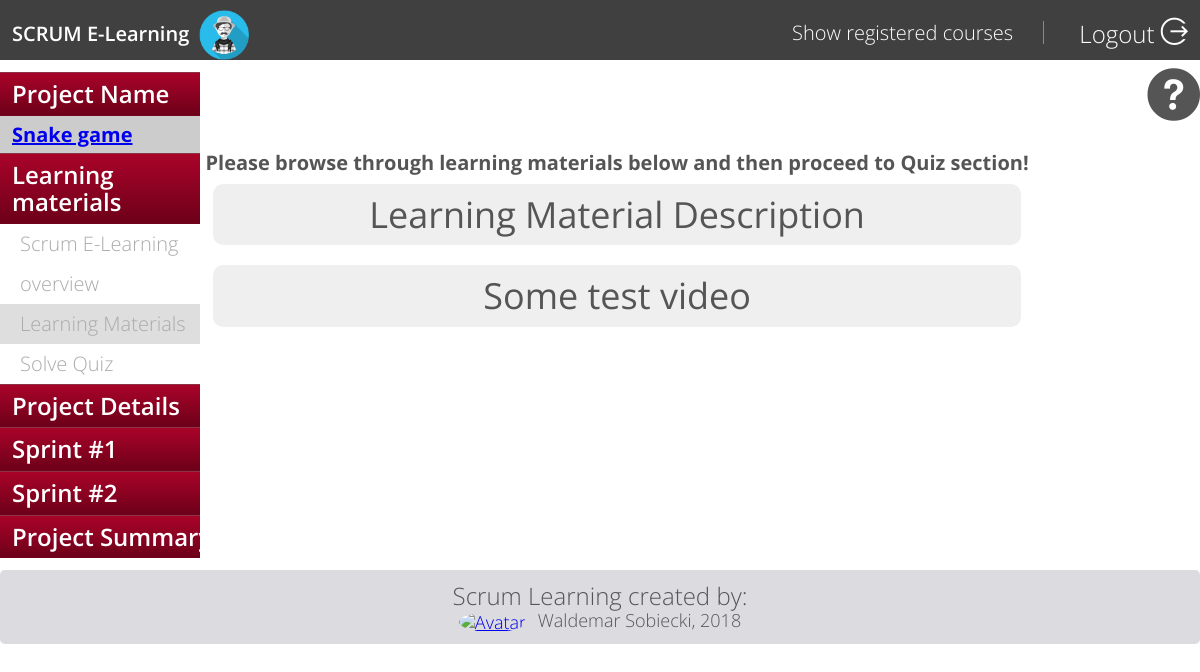
Page /course/1_learning_materials/1/ (signed in) on the earlier database version.
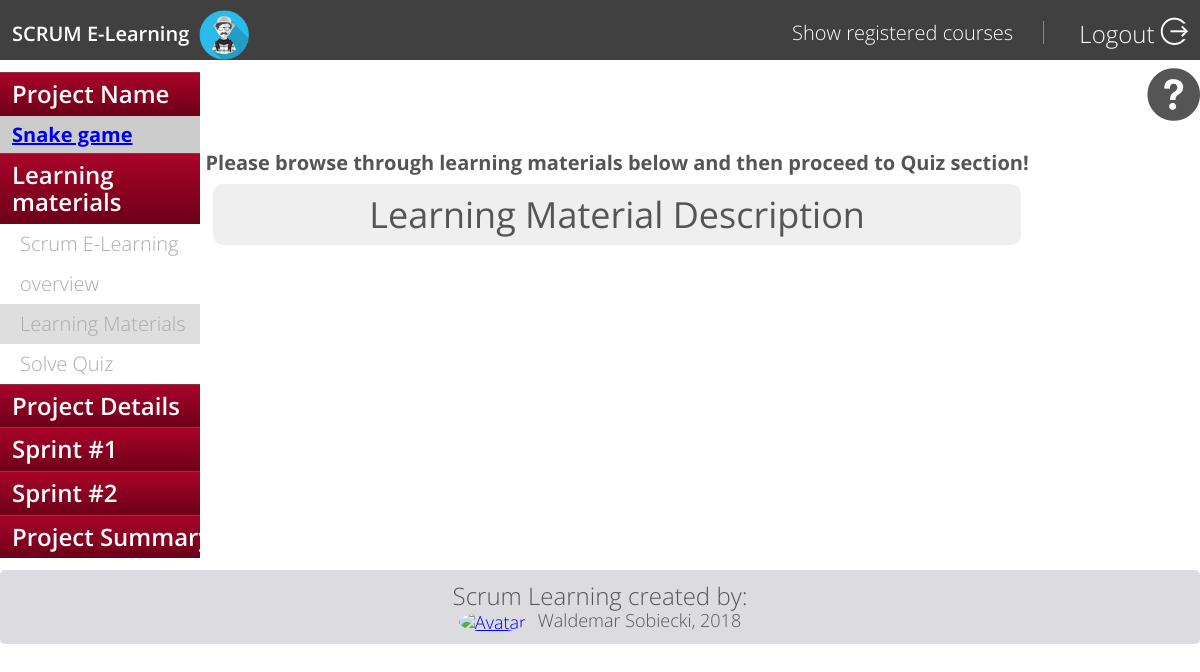
Same page on the later database version.
### Course/models.py (models this page shows, shortened)
class LearningMaterial(models.Model):
	file = models.FileField (upload_to = "static/pdf", max_length=20000,  blank=True)
	desc = models.TextField(blank=True)

### Course/views.py (the view)
# urls.py: url(r'^1_learning_materials/(?P<course_pk>\d+)/$', views.learning_materials,name="learning_materials"),
@login_required
def learning_materials(request,course_pk):
	context = {}
	course = Course.objects.get(pk=course_pk)
	context['course'] = course
	context['progress_estimated'] = 1
	return render(request, '1_learning_materials.html',context)

### Course/models.py (called while the page is built)
	def cover_tag(self):
		if self.cover and hasattr(self.cover, 'url'):
			return mark_safe('<img src="/%s" width="50" height="50" />' % (self.cover))
		else:
			return mark_safe('<img src="/%s" width="50" height="50" />' % ('static/defaults/default_course_cover/cover.png'))
		image_tag.short_description = 'Course Cover'

	def __str__(self):
		return self.name + self.cover_tag()

	def get_progress(self):
		return self._progress

### Profile/models.py (called while the page is built)
    def avatar_url(self):
        if self.avatar and hasattr(self.avatar, 'url'):
            return self.avatar.url
        else:
            return '/static/defaults/!default_user_avatar/user.gif'

### Course/templates/1_learning_materials.html (shortened to what this page needs)
{% extends "generics/course_generic.html" %}
{% block left %}
      {% include "includes/header_secondary.html" with section='learning_materials'  bullet_point='learning_materials_2' %}
{% endblock %}
{% block right %}
	<div class="col span-10-of-12">
	<h4 style="text-align: center;">Please browse through learning materials below and then proceed to Quiz section!</h4>
	{% for f in course.program.files.all %}
		<div class="tutorial" id="tutorial-1">
		    <div class="tutorial-header">
		        {{f.desc}}
		    </div>
		</div>
	{% endfor %}
	</div>
{% endblock %}

Differences in the rows shown:
removed LearningMaterial: desc "Some test video"
